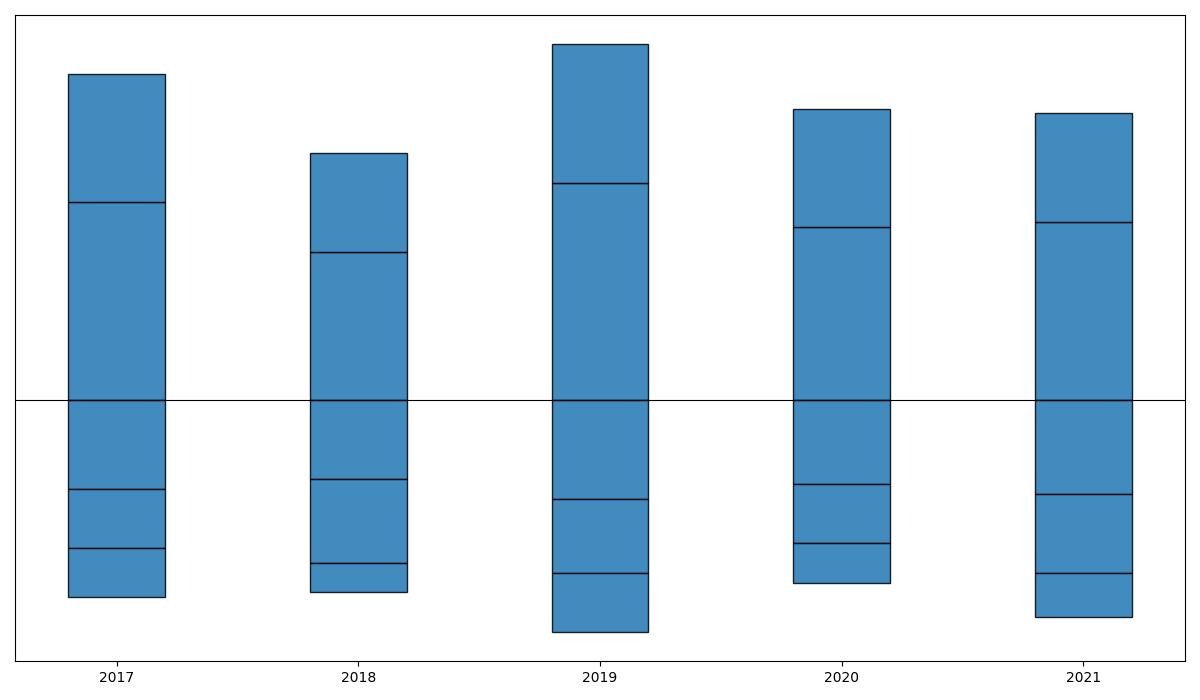

Python code for this plot:
import matplotlib.pyplot as plt
import numpy as np

years = np.array([2017, 2018, 2019, 2020, 2021])

positive_activities = [np.array([200, 150, 220, 175, 180]),
                       np.array([130, 100, 140, 120, 110])]
negative_activities = [np.array([90, 80, 100, 85, 95]),
                       np.array([60, 85, 75, 60, 80]),
                       np.array([50, 30, 60, 40, 45])]

# Use a single color for all activities
single_color = '#1f77b4'

fig, ax = plt.subplots(figsize=(12, 7))

bottom_positive = np.zeros(len(years))
bottom_negative = np.zeros(len(years))

for activity in positive_activities:
    ax.bar(years, activity, bottom=bottom_positive, color=single_color, alpha=0.85, edgecolor='black', width=0.4)
    bottom_positive += activity

for activity in negative_activities:
    ax.bar(years, -activity, bottom=bottom_negative, color=single_color, alpha=0.85, edgecolor='black', width=0.4)
    bottom_negative -= activity

ax.axhline(0, color='black', linewidth=0.8)
ax.set_xticks(years)
ax.set_yticks([])

plt.tight_layout()
plt.show()
